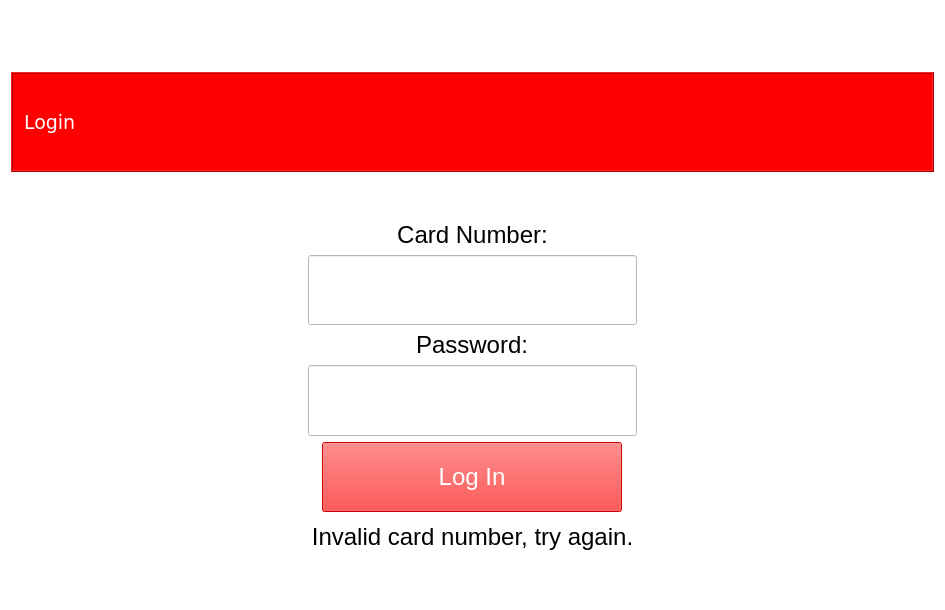
<?xml version="1.0" encoding="UTF-8"?>
<ui version="4.0">
 <class>MainWindow</class>
 <widget class="QMainWindow" name="MainWindow">
  <property name="geometry">
   <rect>
    <x>0</x>
    <y>0</y>
    <width>945</width>
    <height>610</height>
   </rect>
  </property>
  <property name="sizePolicy">
   <sizepolicy hsizetype="Maximum" vsizetype="Maximum">
    <horstretch>0</horstretch>
    <verstretch>0</verstretch>
   </sizepolicy>
  </property>
  <property name="minimumSize">
   <size>
    <width>0</width>
    <height>0</height>
   </size>
  </property>
  <property name="windowTitle">
   <string>ATM</string>
  </property>
  <property name="layoutDirection">
   <enum>Qt::LeftToRight</enum>
  </property>
  <property name="autoFillBackground">
   <bool>false</bool>
  </property>
  <property name="styleSheet">
   <string notr="true">background-color:white;</string>
  </property>
  <property name="dockOptions">
   <set>QMainWindow::AllowNestedDocks|QMainWindow::AllowTabbedDocks|QMainWindow::AnimatedDocks</set>
  </property>
  <widget class="QWidget" name="centralWidget">
   <layout class="QVBoxLayout" name="verticalLayout">
    <item>
     <widget class="QLabel" name="imgLbl">
      <property name="sizePolicy">
       <sizepolicy hsizetype="Preferred" vsizetype="Minimum">
        <horstretch>0</horstretch>
        <verstretch>0</verstretch>
       </sizepolicy>
      </property>
      <property name="minimumSize">
       <size>
        <width>0</width>
        <height>55</height>
       </size>
      </property>
      <property name="maximumSize">
       <size>
        <width>16777215</width>
        <height>55</height>
       </size>
      </property>
      <property name="frameShape">
       <enum>QFrame::NoFrame</enum>
      </property>
      <property name="frameShadow">
       <enum>QFrame::Plain</enum>
      </property>
      <property name="text">
       <string/>
      </property>
      <property name="pixmap">
       <pixmap>ATM_Logo.bmp</pixmap>
      </property>
     </widget>
    </item>
    <item alignment="Qt::AlignTop">
     <widget class="QFrame" name="frame">
      <property name="sizePolicy">
       <sizepolicy hsizetype="Minimum" vsizetype="Minimum">
        <horstretch>0</horstretch>
        <verstretch>0</verstretch>
       </sizepolicy>
      </property>
      <property name="minimumSize">
       <size>
        <width>0</width>
        <height>100</height>
       </size>
      </property>
      <property name="maximumSize">
       <size>
        <width>16777215</width>
        <height>100</height>
       </size>
      </property>
      <property name="palette">
       <palette>
        <active>
         <colorrole role="WindowText">
          <brush brushstyle="SolidPattern">
           <color alpha="255">
            <red>0</red>
            <green>0</green>
            <blue>0</blue>
           </color>
          </brush>
         </colorrole>
         <colorrole role="Button">
          <brush brushstyle="SolidPattern">
           <color alpha="255">
            <red>255</red>
            <green>0</green>
            <blue>0</blue>
           </color>
          </brush>
         </colorrole>
         <colorrole role="Light">
          <brush brushstyle="SolidPattern">
           <color alpha="255">
            <red>255</red>
            <green>166</green>
            <blue>168</blue>
           </color>
          </brush>
         </colorrole>
         <colorrole role="Midlight">
          <brush brushstyle="SolidPattern">
           <color alpha="255">
            <red>246</red>
            <green>113</green>
            <blue>115</blue>
           </color>
          </brush>
         </colorrole>
         <colorrole role="Dark">
          <brush brushstyle="SolidPattern">
           <color alpha="255">
            <red>119</red>
            <green>30</green>
            <blue>31</blue>
           </color>
          </brush>
         </colorrole>
         <colorrole role="Mid">
          <brush brushstyle="SolidPattern">
           <color alpha="255">
            <red>159</red>
            <green>40</green>
            <blue>42</blue>
           </color>
          </brush>
         </colorrole>
         <colorrole role="Text">
          <brush brushstyle="SolidPattern">
           <color alpha="255">
            <red>0</red>
            <green>0</green>
            <blue>0</blue>
           </color>
          </brush>
         </colorrole>
         <colorrole role="BrightText">
          <brush brushstyle="SolidPattern">
           <color alpha="255">
            <red>255</red>
            <green>255</green>
            <blue>255</blue>
           </color>
          </brush>
         </colorrole>
         <colorrole role="ButtonText">
          <brush brushstyle="SolidPattern">
           <color alpha="255">
            <red>0</red>
            <green>0</green>
            <blue>0</blue>
           </color>
          </brush>
         </colorrole>
         <colorrole role="Base">
          <brush brushstyle="SolidPattern">
           <color alpha="255">
            <red>255</red>
            <green>0</green>
            <blue>0</blue>
           </color>
          </brush>
         </colorrole>
         <colorrole role="Window">
          <brush brushstyle="SolidPattern">
           <color alpha="255">
            <red>255</red>
            <green>0</green>
            <blue>0</blue>
           </color>
          </brush>
         </colorrole>
         <colorrole role="Shadow">
          <brush brushstyle="SolidPattern">
           <color alpha="255">
            <red>0</red>
            <green>0</green>
            <blue>0</blue>
           </color>
          </brush>
         </colorrole>
         <colorrole role="AlternateBase">
          <brush brushstyle="SolidPattern">
           <color alpha="255">
            <red>246</red>
            <green>157</green>
            <blue>159</blue>
           </color>
          </brush>
         </colorrole>
         <colorrole role="ToolTipBase">
          <brush brushstyle="SolidPattern">
           <color alpha="255">
            <red>255</red>
            <green>255</green>
            <blue>220</blue>
           </color>
          </brush>
         </colorrole>
         <colorrole role="ToolTipText">
          <brush brushstyle="SolidPattern">
           <color alpha="255">
            <red>0</red>
            <green>0</green>
            <blue>0</blue>
           </color>
          </brush>
         </colorrole>
         <colorrole role="PlaceholderText">
          <brush brushstyle="NoBrush">
           <color alpha="128">
            <red>0</red>
            <green>0</green>
            <blue>0</blue>
           </color>
          </brush>
         </colorrole>
        </active>
        <inactive>
         <colorrole role="WindowText">
          <brush brushstyle="SolidPattern">
           <color alpha="255">
            <red>0</red>
            <green>0</green>
            <blue>0</blue>
           </color>
          </brush>
         </colorrole>
         <colorrole role="Button">
          <brush brushstyle="SolidPattern">
           <color alpha="255">
            <red>255</red>
            <green>0</green>
            <blue>0</blue>
           </color>
          </brush>
         </colorrole>
         <colorrole role="Light">
          <brush brushstyle="SolidPattern">
           <color alpha="255">
            <red>255</red>
            <green>166</green>
            <blue>168</blue>
           </color>
          </brush>
         </colorrole>
         <colorrole role="Midlight">
          <brush brushstyle="SolidPattern">
           <color alpha="255">
            <red>246</red>
            <green>113</green>
            <blue>115</blue>
           </color>
          </brush>
         </colorrole>
         <colorrole role="Dark">
          <brush brushstyle="SolidPattern">
           <color alpha="255">
            <red>119</red>
            <green>30</green>
            <blue>31</blue>
           </color>
          </brush>
         </colorrole>
         <colorrole role="Mid">
          <brush brushstyle="SolidPattern">
           <color alpha="255">
            <red>159</red>
            <green>40</green>
            <blue>42</blue>
           </color>
          </brush>
         </colorrole>
         <colorrole role="Text">
          <brush brushstyle="SolidPattern">
           <color alpha="255">
            <red>0</red>
            <green>0</green>
            <blue>0</blue>
           </color>
          </brush>
         </colorrole>
         <colorrole role="BrightText">
          <brush brushstyle="SolidPattern">
           <color alpha="255">
            <red>255</red>
            <green>255</green>
            <blue>255</blue>
           </color>
          </brush>
         </colorrole>
         <colorrole role="ButtonText">
          <brush brushstyle="SolidPattern">
           <color alpha="255">
            <red>0</red>
            <green>0</green>
            <blue>0</blue>
           </color>
          </brush>
         </colorrole>
         <colorrole role="Base">
          <brush brushstyle="SolidPattern">
           <color alpha="255">
            <red>255</red>
            <green>0</green>
            <blue>0</blue>
           </color>
          </brush>
         </colorrole>
         <colorrole role="Window">
          <brush brushstyle="SolidPattern">
           <color alpha="255">
            <red>255</red>
            <green>0</green>
            <blue>0</blue>
           </color>
          </brush>
         </colorrole>
         <colorrole role="Shadow">
          <brush brushstyle="SolidPattern">
           <color alpha="255">
            <red>0</red>
            <green>0</green>
            <blue>0</blue>
           </color>
          </brush>
         </colorrole>
         <colorrole role="AlternateBase">
          <brush brushstyle="SolidPattern">
           <color alpha="255">
            <red>246</red>
            <green>157</green>
            <blue>159</blue>
           </color>
          </brush>
         </colorrole>
         <colorrole role="ToolTipBase">
          <brush brushstyle="SolidPattern">
           <color alpha="255">
            <red>255</red>
            <green>255</green>
            <blue>220</blue>
           </color>
          </brush>
         </colorrole>
         <colorrole role="ToolTipText">
          <brush brushstyle="SolidPattern">
           <color alpha="255">
            <red>0</red>
            <green>0</green>
            <blue>0</blue>
           </color>
          </brush>
         </colorrole>
         <colorrole role="PlaceholderText">
          <brush brushstyle="NoBrush">
           <color alpha="128">
            <red>0</red>
            <green>0</green>
            <blue>0</blue>
           </color>
          </brush>
         </colorrole>
        </inactive>
        <disabled>
         <colorrole role="WindowText">
          <brush brushstyle="SolidPattern">
           <color alpha="255">
            <red>119</red>
            <green>30</green>
            <blue>31</blue>
           </color>
          </brush>
         </colorrole>
         <colorrole role="Button">
          <brush brushstyle="SolidPattern">
           <color alpha="255">
            <red>255</red>
            <green>0</green>
            <blue>0</blue>
           </color>
          </brush>
         </colorrole>
         <colorrole role="Light">
          <brush brushstyle="SolidPattern">
           <color alpha="255">
            <red>255</red>
            <green>166</green>
            <blue>168</blue>
           </color>
          </brush>
         </colorrole>
         <colorrole role="Midlight">
          <brush brushstyle="SolidPattern">
           <color alpha="255">
            <red>246</red>
            <green>113</green>
            <blue>115</blue>
           </color>
          </brush>
         </colorrole>
         <colorrole role="Dark">
          <brush brushstyle="SolidPattern">
           <color alpha="255">
            <red>119</red>
            <green>30</green>
            <blue>31</blue>
           </color>
          </brush>
         </colorrole>
         <colorrole role="Mid">
          <brush brushstyle="SolidPattern">
           <color alpha="255">
            <red>159</red>
            <green>40</green>
            <blue>42</blue>
           </color>
          </brush>
         </colorrole>
         <colorrole role="Text">
          <brush brushstyle="SolidPattern">
           <color alpha="255">
            <red>119</red>
            <green>30</green>
            <blue>31</blue>
           </color>
          </brush>
         </colorrole>
         <colorrole role="BrightText">
          <brush brushstyle="SolidPattern">
           <color alpha="255">
            <red>255</red>
            <green>255</green>
            <blue>255</blue>
           </color>
          </brush>
         </colorrole>
         <colorrole role="ButtonText">
          <brush brushstyle="SolidPattern">
           <color alpha="255">
            <red>119</red>
            <green>30</green>
            <blue>31</blue>
           </color>
          </brush>
         </colorrole>
         <colorrole role="Base">
          <brush brushstyle="SolidPattern">
           <color alpha="255">
            <red>255</red>
            <green>0</green>
            <blue>0</blue>
           </color>
          </brush>
         </colorrole>
         <colorrole role="Window">
          <brush brushstyle="SolidPattern">
           <color alpha="255">
            <red>255</red>
            <green>0</green>
            <blue>0</blue>
           </color>
          </brush>
         </colorrole>
         <colorrole role="Shadow">
          <brush brushstyle="SolidPattern">
           <color alpha="255">
            <red>0</red>
            <green>0</green>
            <blue>0</blue>
           </color>
          </brush>
         </colorrole>
         <colorrole role="AlternateBase">
          <brush brushstyle="SolidPattern">
           <color alpha="255">
            <red>238</red>
            <green>60</green>
            <blue>63</blue>
           </color>
          </brush>
         </colorrole>
         <colorrole role="ToolTipBase">
          <brush brushstyle="SolidPattern">
           <color alpha="255">
            <red>255</red>
            <green>255</green>
            <blue>220</blue>
           </color>
          </brush>
         </colorrole>
         <colorrole role="ToolTipText">
          <brush brushstyle="SolidPattern">
           <color alpha="255">
            <red>0</red>
            <green>0</green>
            <blue>0</blue>
           </color>
          </brush>
         </colorrole>
         <colorrole role="PlaceholderText">
          <brush brushstyle="NoBrush">
           <color alpha="128">
            <red>0</red>
            <green>0</green>
            <blue>0</blue>
           </color>
          </brush>
         </colorrole>
        </disabled>
       </palette>
      </property>
      <property name="autoFillBackground">
       <bool>false</bool>
      </property>
      <property name="styleSheet">
       <string notr="true">background-color:red;</string>
      </property>
      <property name="frameShape">
       <enum>QFrame::Box</enum>
      </property>
      <property name="frameShadow">
       <enum>QFrame::Raised</enum>
      </property>
      <layout class="QGridLayout" name="gridLayout">
       <item row="0" column="0">
        <widget class="QLabel" name="loginLbl">
         <property name="font">
          <font>
           <family>Verdana</family>
           <pointsize>14</pointsize>
          </font>
         </property>
         <property name="styleSheet">
          <string notr="true">QLabel { color : white; }</string>
         </property>
         <property name="text">
          <string>Login</string>
         </property>
         <property name="textFormat">
          <enum>Qt::AutoText</enum>
         </property>
        </widget>
       </item>
      </layout>
     </widget>
    </item>
    <item>
     <widget class="QLabel" name="label_3">
      <property name="text">
       <string/>
      </property>
     </widget>
    </item>
    <item alignment="Qt::AlignHCenter">
     <widget class="QLabel" name="label">
      <property name="sizePolicy">
       <sizepolicy hsizetype="Fixed" vsizetype="Fixed">
        <horstretch>0</horstretch>
        <verstretch>0</verstretch>
       </sizepolicy>
      </property>
      <property name="font">
       <font>
        <pointsize>18</pointsize>
       </font>
      </property>
      <property name="layoutDirection">
       <enum>Qt::LeftToRight</enum>
      </property>
      <property name="text">
       <string>Card Number:</string>
      </property>
      <property name="alignment">
       <set>Qt::AlignCenter</set>
      </property>
     </widget>
    </item>
    <item alignment="Qt::AlignHCenter">
     <widget class="QLineEdit" name="id_lnEdit">
      <property name="sizePolicy">
       <sizepolicy hsizetype="Fixed" vsizetype="Fixed">
        <horstretch>0</horstretch>
        <verstretch>0</verstretch>
       </sizepolicy>
      </property>
      <property name="minimumSize">
       <size>
        <width>329</width>
        <height>70</height>
       </size>
      </property>
      <property name="maximumSize">
       <size>
        <width>261</width>
        <height>16777215</height>
       </size>
      </property>
      <property name="font">
       <font>
        <pointsize>16</pointsize>
       </font>
      </property>
      <property name="layoutDirection">
       <enum>Qt::LeftToRight</enum>
      </property>
      <property name="autoFillBackground">
       <bool>false</bool>
      </property>
      <property name="text">
       <string/>
      </property>
      <property name="maxLength">
       <number>16</number>
      </property>
      <property name="frame">
       <bool>true</bool>
      </property>
      <property name="echoMode">
       <enum>QLineEdit::Password</enum>
      </property>
      <property name="alignment">
       <set>Qt::AlignCenter</set>
      </property>
     </widget>
    </item>
    <item alignment="Qt::AlignHCenter">
     <widget class="QLabel" name="label_2">
      <property name="sizePolicy">
       <sizepolicy hsizetype="Fixed" vsizetype="Fixed">
        <horstretch>0</horstretch>
        <verstretch>0</verstretch>
       </sizepolicy>
      </property>
      <property name="font">
       <font>
        <pointsize>18</pointsize>
       </font>
      </property>
      <property name="text">
       <string>Password:</string>
      </property>
      <property name="alignment">
       <set>Qt::AlignCenter</set>
      </property>
     </widget>
    </item>
    <item alignment="Qt::AlignHCenter">
     <widget class="QLineEdit" name="pw_lnEdit">
      <property name="sizePolicy">
       <sizepolicy hsizetype="Fixed" vsizetype="Fixed">
        <horstretch>20</horstretch>
        <verstretch>20</verstretch>
       </sizepolicy>
      </property>
      <property name="minimumSize">
       <size>
        <width>329</width>
        <height>71</height>
       </size>
      </property>
      <property name="sizeIncrement">
       <size>
        <width>0</width>
        <height>1</height>
       </size>
      </property>
      <property name="maxLength">
       <number>4</number>
      </property>
      <property name="echoMode">
       <enum>QLineEdit::Password</enum>
      </property>
      <property name="alignment">
       <set>Qt::AlignCenter</set>
      </property>
     </widget>
    </item>
    <item alignment="Qt::AlignHCenter">
     <widget class="QPushButton" name="LogInBtn">
      <property name="enabled">
       <bool>false</bool>
      </property>
      <property name="sizePolicy">
       <sizepolicy hsizetype="Minimum" vsizetype="Minimum">
        <horstretch>0</horstretch>
        <verstretch>0</verstretch>
       </sizepolicy>
      </property>
      <property name="minimumSize">
       <size>
        <width>300</width>
        <height>70</height>
       </size>
      </property>
      <property name="maximumSize">
       <size>
        <width>300</width>
        <height>70</height>
       </size>
      </property>
      <property name="font">
       <font>
        <pointsize>18</pointsize>
       </font>
      </property>
      <property name="styleSheet">
       <string notr="true">color: rgb(255, 255, 255);
background-color: red;</string>
      </property>
      <property name="text">
       <string>Log In</string>
      </property>
      <property name="flat">
       <bool>false</bool>
      </property>
     </widget>
    </item>
    <item>
     <widget class="QLabel" name="responseLbl">
      <property name="enabled">
       <bool>true</bool>
      </property>
      <property name="font">
       <font>
        <pointsize>18</pointsize>
       </font>
      </property>
      <property name="text">
       <string>&lt;html&gt;&lt;head/&gt;&lt;body&gt;&lt;p&gt;Invalid card number, try again.&lt;/p&gt;&lt;/body&gt;&lt;/html&gt;</string>
      </property>
      <property name="alignment">
       <set>Qt::AlignCenter</set>
      </property>
     </widget>
    </item>
    <item>
     <widget class="QLabel" name="label_4">
      <property name="text">
       <string/>
      </property>
     </widget>
    </item>
   </layout>
  </widget>
 </widget>
 <layoutdefault spacing="6" margin="11"/>
 <tabstops>
  <tabstop>id_lnEdit</tabstop>
  <tabstop>pw_lnEdit</tabstop>
  <tabstop>LogInBtn</tabstop>
 </tabstops>
 <resources/>
 <connections/>
</ui>
